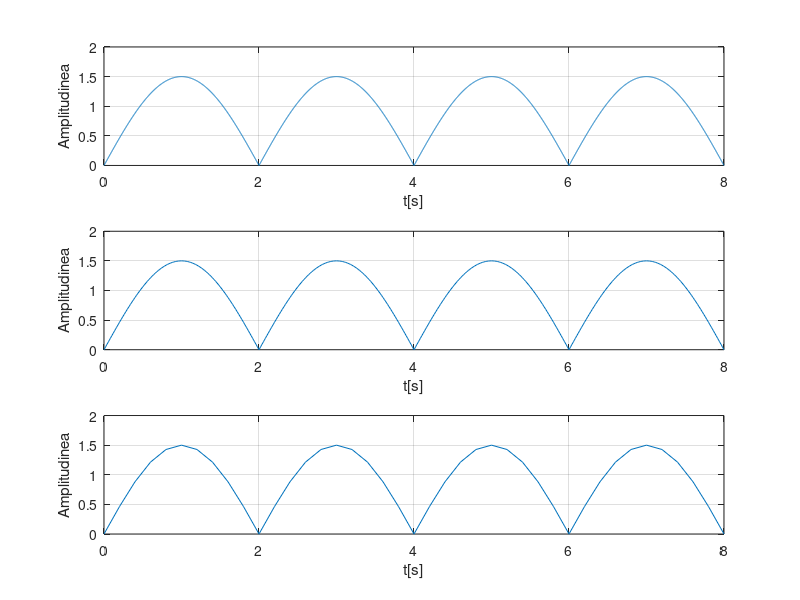

MATLAB code for this plot:
%rezolutie temporara 2ms=0.002s
t=0:0.002:8; % vor fi afisate 2 perioade
T=4;
F=1/T;
A=1.5;
s=A*sin(2*pi*F*t); %semnalul initial
sr=abs(s); %semnalul redresat
subplot(3,1,1) ,plot(t,sr),grid
xlabel('t[s]')
ylabel('Amplitudinea')

%rezolutie temporara 20ms=0.02s
t=0:0.02:8; % vor fi afisate 2 perioade
T=4;
F=1/T;
A=1.5;
s=A*sin(2*pi*F*t); %semnalul initial
sr=abs(s); %semnalul redresat
subplot(3,1,2) ,plot(t,sr),grid
xlabel('t[s]')
ylabel('Amplitudinea')

%rezolutie temporara 200ms=0.2s
t=0:0.2:8; % vor fi afisate 2 perioade
T=4;
F=1/T;
A=1.5;
s=A*sin(2*pi*F*t); %semnalul initial
sr=abs(s); %semnalul redresat
subplot(3,1,3) ,plot(t,sr),grid
xlabel('t[s]')
ylabel('Amplitudinea')